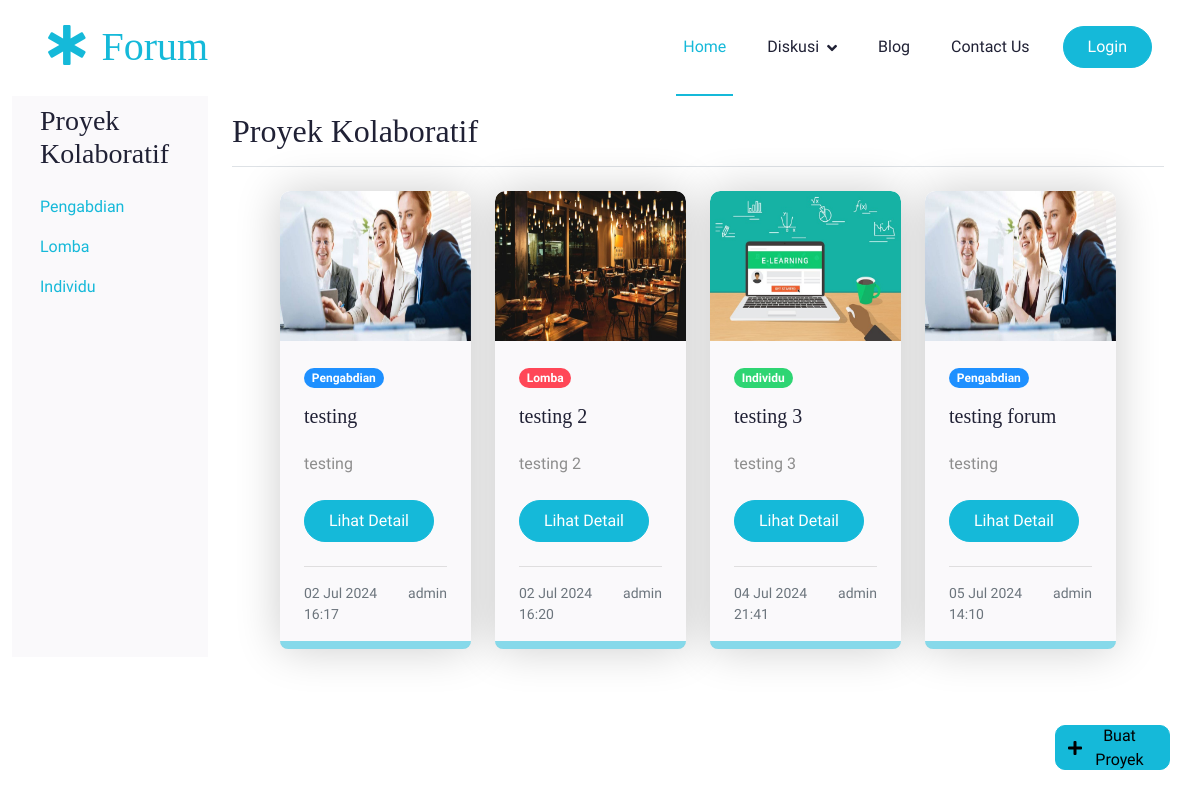
The app's page /proyek-kolaboratif/ with its own data.
### forum/models.py (models this page shows, shortened)
class Proyek(models.Model):
    KATEGORI_CHOICES = [
        ('lomba', 'Lomba'),
        ('pengabdian', 'Pengabdian'),
        ('individu', 'Individu'),
    ]
    STATUS_CHOICES = [
        ('diterima', 'Diterima'),
        ('direview', 'Direview'),
        ('ditolak', 'Ditolak'),
    ]
    id = models.AutoField(primary_key=True)
    user = models.ForeignKey(User, on_delete=models.CASCADE, null=True, blank=True)
    sampul = models.ImageField(upload_to='sampul_proyek/')
    judul = models.CharField(max_length=255)
    deskripsi = models.TextField()
    syarat = models.TextField()
    kategori_proyek = models.CharField(max_length=10, choices=KATEGORI_CHOICES)
    status = models.CharField(max_length=10, choices=STATUS_CHOICES)
    created_at = models.DateTimeField(default=timezone.now)
    class Meta:
        verbose_name_plural = "Proyek"

### forum/views.py (the view)
# urls.py: path('proyek-kolaboratif/', views.proyek_kolaboratif,name='proyek-kolaboratif'),
def proyek_kolaboratif(request):
    proyek_diterima = Proyek.objects.filter(status='diterima')
    context = {
        'proyek_diterima': proyek_diterima
    }
    return render(request, 'proyek-kolaboratif.html', context)

### forum/templates/proyek-kolaboratif.html (shortened to what this page needs)
<!DOCTYPE html>
<html lang="en">
  <head>
    <link rel="stylesheet" href="https://cdn.jsdelivr.net/npm/bootstrap@5.3.0/dist/css/bootstrap.min.css" />
    <link href="https://cdn.jsdelivr.net/npm/bootstrap@5.3.0/dist/css/bootstrap.min.css" rel="stylesheet" />
    <link href="https://cdn.jsdelivr.net/npm/bootstrap@5.3.0/dist/css/bootstrap.min.css" rel="stylesheet" />
    <link rel="stylesheet" href="https://use.fontawesome.com/releases/v5.15.4/css/all.css" />
    <link href="https://cdn.jsdelivr.net/npm/bootstrap-icons@1.4.1/font/bootstrap-icons.css" rel="stylesheet" />
    {% load static %}
    <link rel="stylesheet" href="{% static 'css/styles.css' %}" />
    <link rel="stylesheet" href="{% static 'css/bootstrap.min.css' %}" />
  </head>
  <body>
    {% include 'partials/navbar.html' %}
    <div class="container-fluid">
      <div class="row">
        <nav id="sidebar" class="col-md-3 col-lg-2 d-md-block bg-light sidebar">
          <div class="position-sticky">
            <a class="nav-link active" href="#" onclick="changeContent('Proyek Kolaboratif')"><h3>Proyek Kolaboratif</h3></a>
            <ul class="nav flex-column">
              <li class="nav-item">
                <a class="nav-link" href="#" onclick="changeContent('Pengabdian Masyarakat')">Pengabdian</a>
              </li>
              <li class="nav-item">
                <a class="nav-link" href="#" onclick="changeContent('Lomba')">Lomba</a>
              </li>
              <li class="nav-item">
                <a class="nav-link" href="#" onclick="changeContent('Individu')">Individu</a>
              </li>
            </ul>
          </div>
        </nav>
        <main class="col-md-9 ms-sm-auto col-lg-10 px-md-4">
          <div class="d-flex justify-content-between flex-wrap flex-md-nowrap align-items-center pt-3 pb-2 mb-3 border-bottom">
            <h1 class="h2" id="mainTitle">Proyek Kolaboratif</h1>
          </div>
          <div class="container-fluid service py-1" id="mainContent">
            <div class="container py-1">
              <div class="row g-4 justify-content-start">
                {% for proyek in proyek_diterima %}
                  <div class="col-md-6 col-lg-4 col-xl-3 wow fadeInUp" data-wow-delay="0.1s">
                    <div class="service-item rounded">
                      <div class="service-img rounded-top">
                        <img src="{{ proyek.sampul.url }}" class="img-fluid rounded-top w-100" alt="{{ proyek.judul }}" style="height: 150px;"/>
                      </div>
                      <div class="service-content rounded-bottom bg-light p-4">
                        <div class="service-content-inner">
                          <span class="mb-3 badge {% if proyek.kategori_proyek == 'lomba' %}badge-lomba{% elif proyek.kategori_proyek == 'pengabdian' %}badge-pengabdian{% else %}badge-individu{% endif %}">
                            {{ proyek.kategori_proyek | capfirst }}
                          </span>
                          <h5 class="mb-4">{{ proyek.judul }}</h5>
                          <p class="mb-4">{{ proyek.deskripsi|truncatewords:20 }}</p>
                          <a href="{% url 'proyek-detail' proyek.id %}" class="btn btn-primary rounded-pill text-white py-2 px-4 mb-2">Lihat Detail</a>
                          <hr>
                          <div class="d-flex justify-content-between">
                            <small class="text-muted">{{ proyek.created_at|date:"d M Y H:i" }}</small>
                            <small class="text-muted">{{ proyek.user }}</small>
                          </div>
                        </div>
                      </div>
                    </div>
                  </div>
                {% endfor %}
              </div>
            </div>
          </div>
        </main>
      </div>
    </div>
    {% include 'partials/buatProyek.html' %}
  </body>
</html>

### forum/static/css/styles.css (style rules this page uses)
.btn { font-weight: 600; transition: 0.5s; }
.btn.btn-primary { box-shadow: inset 0 0 0 0 var(--bs-primary); }
.service .service-item { box-shadow: 0 0 45px rgba(0, 0, 0, 0.2); }
.service .service-item .service-img { position: relative; overflow: hidden; z-index: 1; }
.service .service-item .service-img img { transition: 0.5s; }
.service .service-item .service-img::before { width: 100%; height: 0; position: absolute; content: ""; top: 0; left: 0; border-top-right-radius: 10px; border-top-left-radius: 10px; transition: 0.5s; z-index: 5; }
.service .service-item .service-content { position: relative; z-index: 2; }
.service .service-item .service-content::before { width: 100%; height: 8px; position: absolute; content: ""; bottom: 0; left: 0; border-bottom-left-radius: 10px; border-bottom-right-radius: 10px; background: rgba(21, 185, 217, 0.5); transition: 0.5s; z-index: 3; }
.service .service-item .service-content .service-content-inner { transition: 0.5s; }

### forum/templates/proyek-kolaboratif.html (style rules this page uses)
.badge-lomba { background-color: #ff4757; color: #ffffff; }
.badge-pengabdian { background-color: #1e90ff; color: #ffffff; }
.badge-individu { background-color: #2ed573; color: #ffffff; }

### records on screen
Proyek: sampul (picture), kategori_proyek "Pengabdian", judul "testing", deskripsi "testing", created_at "02 Jul 2024 16:17", user "admin"
Proyek: sampul (picture), kategori_proyek "Lomba", judul "testing 2", deskripsi "testing 2", created_at "02 Jul 2024 16:20", user "admin"
Proyek: sampul (picture), kategori_proyek "Individu", judul "testing 3", deskripsi "testing 3", created_at "04 Jul 2024 21:41", user "admin"
Proyek: sampul (picture), kategori_proyek "Pengabdian", judul "testing forum", deskripsi "testing", created_at "05 Jul 2024 14:10", user "admin"
